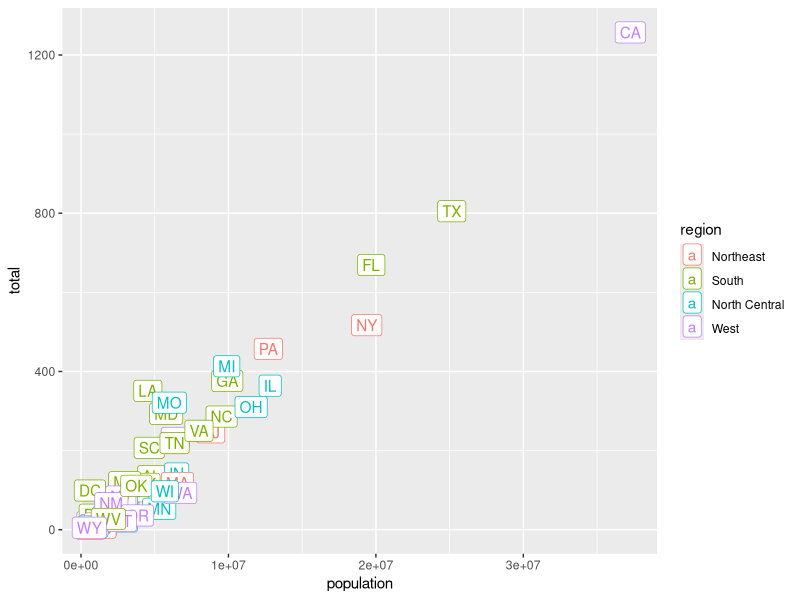

Write R code to recreate this figure.
## ---- chunk 1
knitr::opts_chunk$set(echo = TRUE)
## ---- chunk 2
#Code
install.packages("dslabs")  # to install a single package
install.packages(c("tidyverse", "dslabs")) # to install two packages at the same time
installed.packages() # to see the list of all installed packages

## ---- chunk 3
#Code
library(tidyverse)
library(dslabs)
data(murders)

murders %>% 
  ggplot(aes(population, total, label = abb, color = region)) + 
  geom_label()
